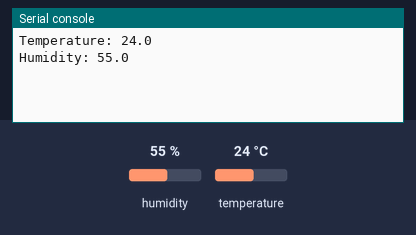
Simulated run of this program. Board: Raspberry Pi Pico running MicroPython. Shown: the last lines printed to the serial console. Wiring (from the project's diagram.json): DHT22 sensor on GP15. The test bench sets the inputs (shaded band); at power-on: humidity 55 %, temperature 24 °C.

Above: at 1.2 s.
1.3 s: humidity set to 22 %
At 4.5 s:
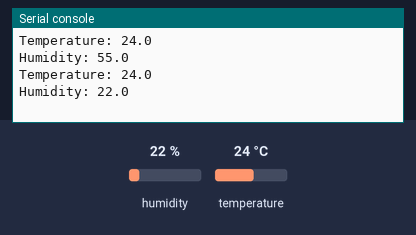
5.2 s: temperature set to 12 °C
At 6.4 s:
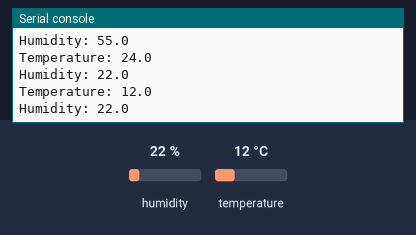
9.1 s: humidity set to 40 %
At 12.7 s:
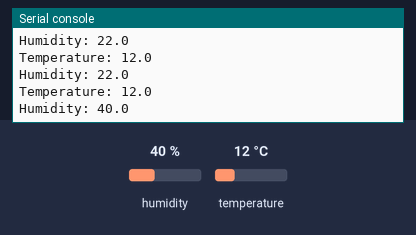
Timing chart, 0 to 14.2 s (numbered marks = the images above; inputs shaded):
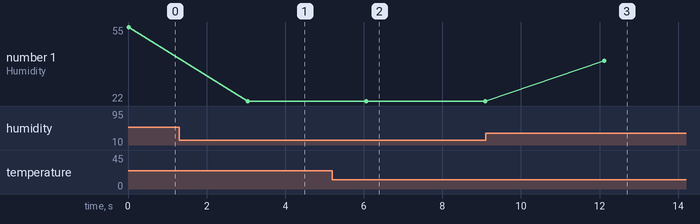

The program:

main.py
```python
import dht
import machine
import time

d = dht.DHT22(machine.Pin(15))

while True:
    d.measure()
    humidity = d.humidity()
    temperature = d.temperature()
    print(f"Temperature: {temperature}")
    print(f"Humidity: {humidity}")
    time.sleep(3)
```

Measured:
- after the input at 1.3 s, the serial console: prints a new line after 1.7 s (image 1)
- after the input at 5.2 s, the serial console: prints a new line after 0.87 s (image 2)
- after the input at 9.1 s, the serial console: prints a new line after 3.0 s (image 3)
- plotted number 1: 55 → 22 after the input at 1.3 s, 22 → 40 after the input at 9.1 s
